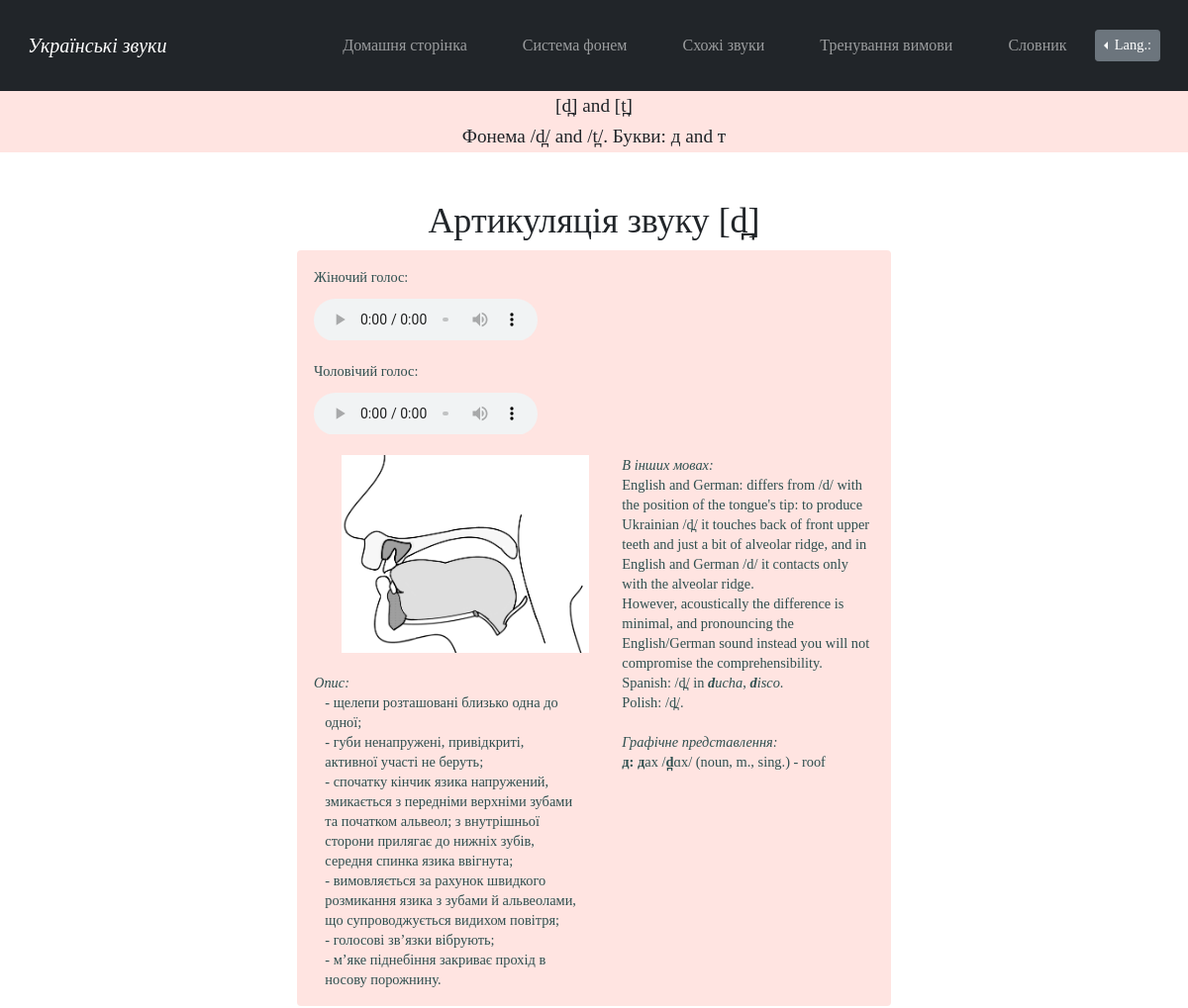
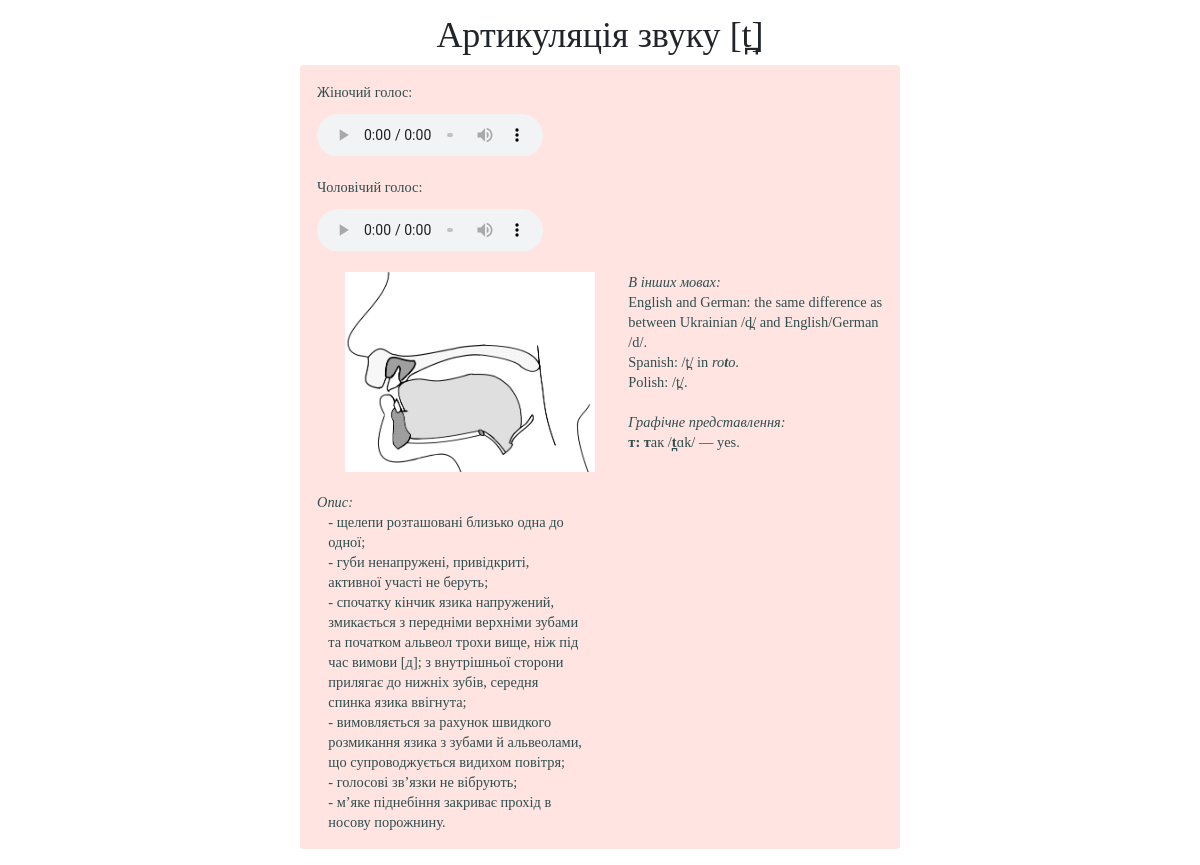
Screenshot of /sound_d_t with the database file from the repository (2 pictures, top to bottom).
### main/models.py (models this page shows)
class InformationAboutConsonants(models.Model):
    id = models.AutoField('id', primary_key=True)
    sound = models.CharField('звук', max_length=6)
    place_of_articulation = models.TextField('місце артикуляції', default='')
    way_of_articulation = models.TextField('спосіб артикуляції', default='')
    palatalization = models.TextField('ступінь палаталізації', default='')
    description = models.TextField('опис вимови')
    eng_description = models.TextField('англ. опис вимови', default='')
    image = models.ImageField('ілюстрація вимови', upload_to="media")
    audio = models.FileField(upload_to='documents/', default='')
    male_audio = models.FileField(upload_to='documents/', default='')

### main/views.py (the view)
# urls.py: path('sound_d_t', views.sound_d_t, name='sound_d_t'),
def sound_d_t(request):
    information = InformationAboutConsonants.objects.filter(sound__contains='d̪')
    information2 = InformationAboutConsonants.objects.filter(sound__contains='t̪')
    return render(request, 'main/sound_d_t.html', {'information': information, 'information2': information2})

### main/templates/main/sound_d_t.html (shortened to what this page needs)
{% extends 'main/pattern_for_consonants.html' %}
{% load i18n %}
{% load static %}
{% block lang_switch %}
<div class="dropleft">
      <button class="btn btn-secondary btn-sm dropdown-toggle" type="button" id="dropdownMenuButton"
              data-toggle="dropdown" aria-haspopup="true" aria-expanded="false">
        Lang.:
      </button>
            {% get_current_language as LANGUAGE_CODE %}
            {% get_available_languages as LANGUAGES %}
            {% get_language_info_list for LANGUAGES as languages %}
    </div>
{% endblock %}
{% block sound %}[d̪] and [t̪]{% endblock %}
{% block phoneme %}/d̪/ and /t̪/{% endblock %}
{% block letter %}д and т{% endblock %}
{% block examples %}<i>{% translate "In other languages:" %}</i>
English and German: differs from /d/ with the position of the tongue's tip: to produce Ukrainian /d̪/ it touches back of front upper teeth and just a bit of alveolar ridge, and in English and German /d/ it contacts only with the alveolar ridge.
However, acoustically the difference is minimal, and pronouncing the English/German sound instead you will not compromise the comprehensibility.
Spanish: /d̪/ in <i><b>d</b>ucha</i>, <i><b>d</b>isco</i>.
Polish: /d̪/.
<i>{% translate "Pertinent letter/s" %}:</i>
<b>д: </b><b>д</b>ах /<b>d̪</b>ɑх/ (noun, m., sing.) - roof
{% endblock %}
{% block examples2 %}<i>{% translate "In other languages:" %}</i>
English and German: the same difference as between Ukrainian /d̪/ and English/German /d/.
Spanish: /t̪/ in <i>ro<b>t</b>o</i>.
Polish: /t̪/.
<i>{% translate "Pertinent letter/s" %}:</i>
<b>т: </b><b>т</b>ак /<b>t̪</b>ɑk/ — yes.
{% endblock %}

### main/templates/main/pattern_for_consonants.html (shortened to what this page needs)
{% extends 'main/pattern.html' %}
{% load i18n %}
{% load static %}
{% block stylesheet %}<link rel="stylesheet" href="{% static 'main/css/pattern_separate_sounds.css' %}">{% endblock %}
{% block content %}
<main>
    <div class="header">
        <h2>{% block sound %}{% endblock %}</h2>
         <h3>{% translate "Phoneme" %} {% block phoneme %}{% endblock %}.
            {% translate "Letters:" %} {% block letter %}{% endblock %}</h3>
    </div>
    <div class="main_content">
        {% get_current_language as LANGUAGE_CODE %}
        {% for el in information%}
        <h3>{% translate "Articulation of the sound" %} {{el.sound}}</h3>
            <div class="alert alert-custom  fade in alert-dismissable show mt-2">
                <figure><figcaption>{% translate "Жіночий голос:" %}</figcaption>
                    <audio controls src={{el.audio.url}}>
                    </audio>
                </figure>
                <figure><figcaption>{% translate "Чоловічий голос:" %}</figcaption>
                    <audio controls src={{el.male_audio.url}}>
                    </audio>
                </figure>
                <img src={{el.image.url}} alt="Звук">
                <p class="examples" id="examples">{% block examples %}{% endblock %}<br></p>
                <p><i>{% translate "Description:" %}</i></p>
                {% if LANGUAGE_CODE == "uk" %}
                    <p class = "description" id="description">{{el.description}}</p>
                {%else%}
                    <p class = "description" id="description1.2">{{el.eng_description}}</p>
                {%endif%}
            </div>
        {%endfor%}
        {% for el in information2%}
        <h3>{% translate "Articulation of the sound" %} {{el.sound}}</h3>
            <div class="alert alert-custom  fade in alert-dismissable show mt-2">
                <figure><figcaption>{% translate "Жіночий голос:" %}</figcaption>
                    <audio controls src={{el.audio.url}}>
                    </audio>
                </figure>
                <figure><figcaption>{% translate "Чоловічий голос:" %}</figcaption>
                    <audio controls src={{el.male_audio.url}}>
                    </audio>
                </figure>
                <img src={{el.image.url}} alt="Звук">
                <p class="examples" id="examples2">{% block examples2 %}{% endblock %}<br></p>
                <p><i>{% translate "Description:" %}</i></p>
                {% if LANGUAGE_CODE == "uk" %}
                    <p class = "description" id="description2">{{el.description}}</p>
                {%else%}
                    <p class = "description" id="description2.2">{{el.eng_description}}</p>
                {%endif%}
            </div>
        {%endfor%}
    </div>
</main>
{% endblock %}

### main/static/main/css/pattern.css (style rules this page uses)
body { background: white; font-family: Garamond, Baskerville, "Baskerville Old Face", "Hoefler Text", "Times New Roman", serif; font-style: normal; font-variant: normal; font-weight: 400; line-height: 20px; }
.dropleft { padding-top:20px; padding-bottom:20px; }
.btn { font-size: .9em; }

### main/static/main/css/pattern_separate_sounds.css (style rules this page uses)
.header { text-align: center; background: #FFE4E1; width: 100%; height: 4em; padding-top: .3em; }
.header > h2, h3 { text-align: center; font-size: 1.2em; }
.main_content { margin-top: 4vw; font-size: .9em; margin-left: auto; margin-right: auto; }
.main_content > h3 { text-align: center; font-size: 3vw; }
.main_content img { margin-left: 5%; margin-bottom: 20px; width:250px; height:200px; }
.main_content p { white-space: pre-line; font-size: 1em; }
.alert-custom { background-color:#FFE4E1; color:#2F4F4F; }
.alert-custom > p { margin-bottom:0px; }
@media screen and (min-width:601px) { .header { margin-top: 50px; } }
@media screen and (min-width:601px) { .main_content { width: 80%; } }
@media screen and (min-width:601px) { .alert-custom { background-color: ; } }
@media screen and (min-width:601px) { audio { width: 50%; padding-top:2%; } }
@media screen and (min-width:768px) { .header { margin-top: 110px; } }
@media screen and (min-width:768px) { .alert-custom { background-color: ; } }
@media screen and (min-width:768px) { audio { width: 40%; } }
@media screen and (min-width:768px) { .examples { float: right; width: 45%; } }
@media screen and (min-width:768px) { .description { width: 45%; margin-left:2%; } }
@media screen and (min-width:980px) { .header { margin-top: 90px; } }
@media screen and (min-width:980px) { .main_content { width: 65%; } }
@media screen and (min-width:980px) { .alert-custom { background-color: ; } }
@media screen and (min-width:980px) { audio { width: 40%; } }
@media screen and (min-width:1200px) { .main_content { width: 50%; } }
@media screen and (min-width:1200px) { .alert-custom { background-color:; } }

### rows the page displays
InformationAboutConsonants: sound "[d̪]", image (picture), description "- щелепи розташовані близько одна до одної; - губи ненапружені, привідкриті, активної участі не беруть; - спочатку кінчик язика напружений, змикається з передніми верхніми зубами та початком альвеол; з внутрішньої сторони прилягає до нижніх зубів, середня спинка язика ввігнута; - вимовляється за рахунок швидкого розмикання язика з зубами й альвеолами, що супроводжується видихом повітря; - голосові зв’язки вібрують; - м’яке піднебіння закриває прохід в носову порожнину."
InformationAboutConsonants: sound "[t̪]", image (picture), description "- щелепи розташовані близько одна до одної; - губи ненапружені, привідкриті, активної участі не беруть; - спочатку кінчик язика напружений, змикається з передніми верхніми зубами та початком альвеол трохи вище, ніж під час вимови [д]; з внутрішньої сторони прилягає до нижніх зубів, середня спинка язика ввігнута; - вимовляється за рахунок швидкого розмикання язика з зубами й альвеолами, що супроводжується видихом повітря; - голосові зв’язки не вібрують; - м’яке піднебіння закриває прохід в носову порожнину."
